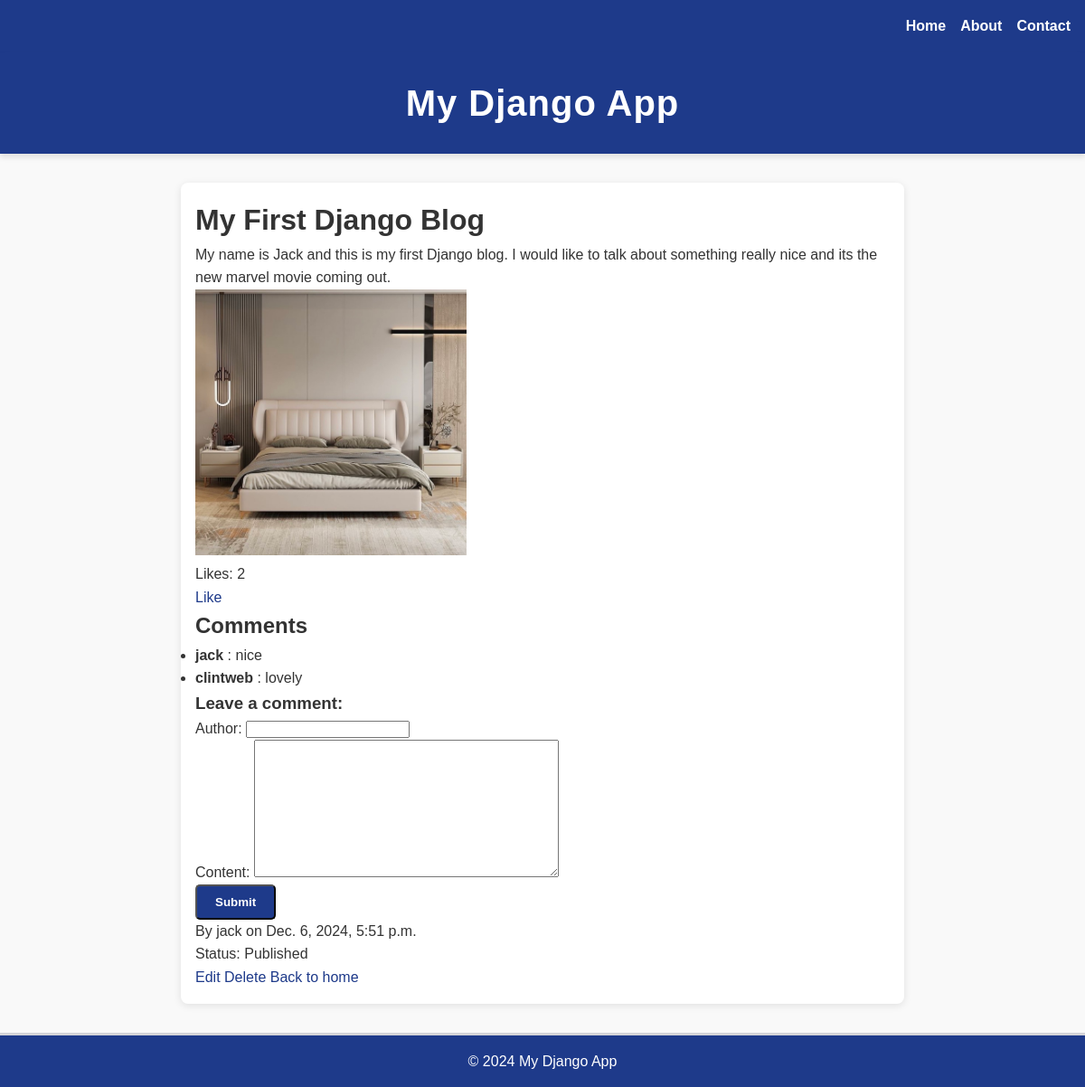
The app's page /post/4/ with its own data.
### blog/models.py (models this page shows, shortened)
class BlogPost(models.Model):
    title = models.CharField(max_length=200)
    content = models.TextField()
    author = models.ForeignKey(User, on_delete=models.CASCADE)
    status = models.BooleanField(default=False)
    image = models.ImageField(upload_to='images/', blank=True, null=True)
    likes = models.PositiveIntegerField(default=0)
    published_date = models.DateTimeField(auto_now_add=True)

class Comment(models.Model):
    post = models.ForeignKey(BlogPost, related_name='comments', on_delete=models.CASCADE)
    author = models.CharField(max_length=100)
    content = models.TextField()
    created_at = models.DateTimeField(auto_now_add=True)

### blog/views.py (the view)
# urls.py: path('post/<int:pk>/', views.post_detail, name='post_detail'),
def post_detail(request, pk):
    post = get_object_or_404(BlogPost, pk=pk)
    if request.method == 'POST':
        form = CommentForm(request.POST)
        if form.is_valid():
            new_comment = form.save(commit=False)
            new_comment.post = post  # Associate the comment with the current post
            new_comment.save()
            return redirect('post_detail', pk=post.pk)
    else:
        form = CommentForm()
    return render(request, 'blog/post_detail.html', {'post': post, 'form': form})

### blog/forms.py
class CommentForm(forms.ModelForm):
    class Meta:
        model = Comment
        fields = ['author', 'content',]

### blog/templates/blog/post_detail.html (shortened to what this page needs)
{% extends 'base.html' %}
{% block content %}
    <h1>{{ post.title }}</h1>
    <p>{{ post.content }}</p>
    {% if post.image %}
        <img src="{{ post.image.url }}" alt=" Post Image" style="max-width: 300px; height: auto;">
    {% endif %}
    <p>Likes: {{ post.likes }}</p>
    <a href="{% url 'like_post' pk=post.pk %}">Like</a>
    <h2>Comments</h2>
    <ul>
        {% for comment in post.comments.all %}
            <li>
                <strong>{{ comment.author}} </strong>: {{ comment.content }}
            </li>
            {% empty %}
            <li>No comments yet.</li>
            {% endfor %}
    </ul>
    <h3>Leave a comment:</h3>
    <form method="post">
        {{ form.as_p }}
        <button type="submit">Submit</button>
    </form>
    <p>By {{ post.author }} on {{ post.published_date }}</p>
    {% if post.status %}
        <p>Status: Published</p>
    {% else %}
        <p>Status: Draft</p>
    {% endif %}
    <a href="{% url 'edit_post' post.pk %}">Edit</a>
    <a href="{% url 'delete_post' post.pk %}">Delete</a>
    <a href="{% url 'home' %}">Back to home</a>
{% endblock %}

### blog/templates/base.html (shortened to what this page needs)
{% load static %}
<!DOCTYPE html>
<html lang="en">
<head>
    <link rel="stylesheet" href="{% static 'css/style.css' %}">
</head>
<body>
    <nav class="navbar">
        <ul class="nav-links">
            <li><a href="/">Home</a></li>
            <li><a href="/about/">About</a></li>
            <li><a href="/contact/">Contact</a></li>
        </ul>
    </nav>
    <header>
        <h1>My Django App</h1>
    </header>
    <main>
        {% block content %}{% endblock %}
    </main>
    <footer>
        <p>&copy; 2024 My Django App</p>
    </footer>
</body>
</html>

### BlogSite/static/css/style.css (style rules this page uses)
* { margin: 0; padding: 0; box-sizing: border-box; }
body { font-family: 'Poppins', Arial, sans-serif; background-color: #f9f9f9; color: #333; line-height: 1.6; }
header { background-color: #1e3a8a; color: #fff; padding: 1.5em 1em; text-align: center; box-shadow: 0 4px 6px rgba(0, 0, 0, 0.1); position: sticky; top: 0; z-index: 1000; }
header h1 { font-size: 2.5em; font-weight: bold; letter-spacing: 1px; }
main { max-width: 800px; margin: 2em auto; padding: 1em; background: #ffffff; box-shadow: 0 2px 8px rgba(0, 0, 0, 0.1); border-radius: 8px; }
button, a.button { display: inline-block; padding: 0.75em 1.5em; background-color: #1e3a8a; color: #fff; text-decoration: none; border-radius: 5px; font-weight: bold; transition: background-color 0.3s, transform 0.2s; }
a { color: #1e3a8a; text-decoration: none; }
footer { text-align: center; padding: 1em; background: #1e3a8a; color: white; margin-top: 2em; border-top: 3px solid #d4d4d8; }
.navbar { display: flex; justify-content: flex-end; padding: 1em; background-color: #1e3a8a; position: sticky; top: 0; }
.nav-links { list-style: none; margin: 0; padding: 0; display: flex; gap: 1em; }
.nav-links li { margin: 0; }
.nav-links a { text-decoration: none; color: white; font-weight: bold; transition: color 0.3s; }

### records on screen
BlogPost: title "My First Django Blog", content "My name is Jack and this is my first Django blog. I would like to talk about something really nice and its the new marvel movie coming out.", image (picture), likes "2", author "jack", published_date "Dec. 6, 2024, 5:51 p.m."
Comment: author "jack", content "nice"
Comment: author "clintweb", content "lovely"
